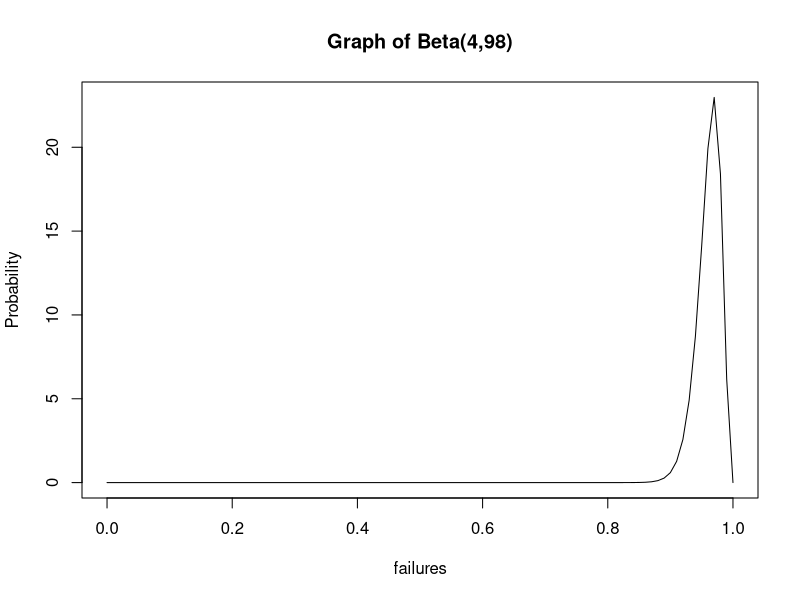
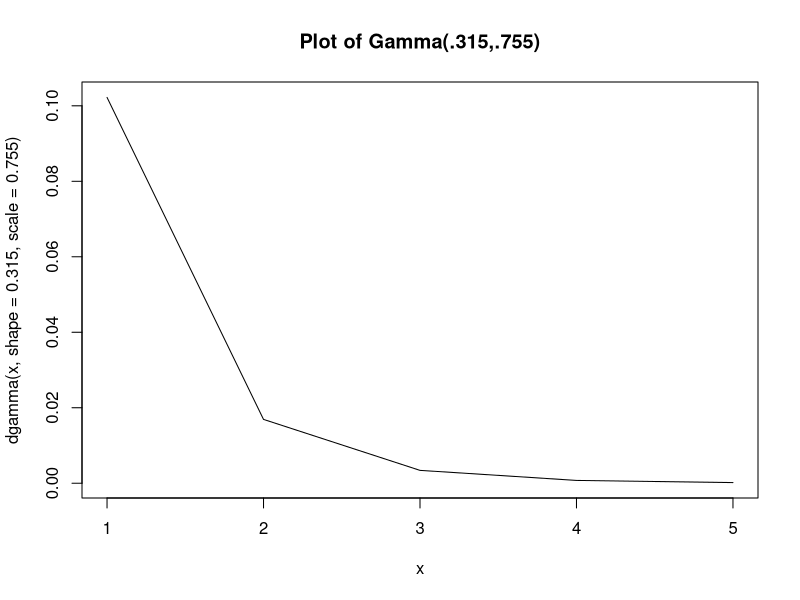
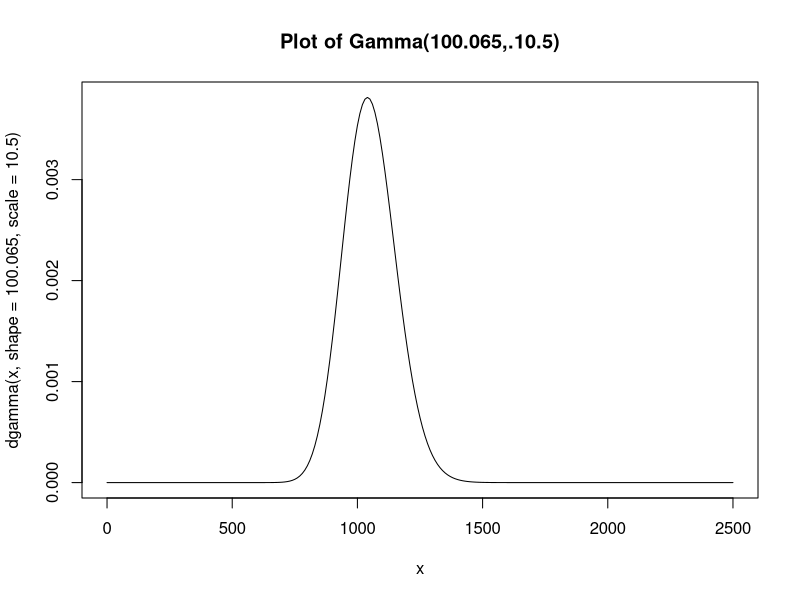

R code for these plots, in order:
failures = seq(0,1,by=.01)
Probability = dbeta(failures,98,4,ncp =0)

plot(failures, Probability,type = 'l', main = "Graph of Beta(4,98)")

#Plot of Gamma(.315,.755)
x=1:5
plot(x,dgamma(x,shape =.315, scale = .755), type = 'l', main = "Plot of Gamma(.315,.755)")

#Plot of Gamma(100.065,.10.5)
x = seq(0,2500, by = 10)
plot(x,dgamma(x,shape =100.065, scale = 10.5), type = 'l', main = "Plot of Gamma(100.065,.10.5)")









